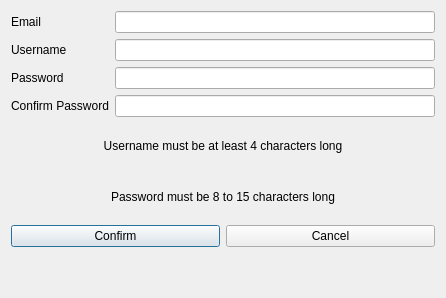
<?xml version="1.0" encoding="UTF-8"?>
<ui version="4.0">
 <class>createAccount</class>
 <widget class="QDialog" name="createAccount">
  <property name="geometry">
   <rect>
    <x>0</x>
    <y>0</y>
    <width>446</width>
    <height>298</height>
   </rect>
  </property>
  <property name="windowTitle">
   <string>Dialog</string>
  </property>
  <layout class="QVBoxLayout" name="verticalLayout_2">
   <item>
    <layout class="QVBoxLayout" name="verticalLayout">
     <item>
      <layout class="QFormLayout" name="formLayout">
       <property name="formAlignment">
        <set>Qt::AlignmentFlag::AlignLeading|Qt::AlignmentFlag::AlignLeft|Qt::AlignmentFlag::AlignVCenter</set>
       </property>
       <item row="0" column="0">
        <widget class="QLabel" name="label">
         <property name="text">
          <string>Email</string>
         </property>
        </widget>
       </item>
       <item row="1" column="0">
        <widget class="QLabel" name="label_2">
         <property name="text">
          <string>Username</string>
         </property>
        </widget>
       </item>
       <item row="0" column="1">
        <widget class="QLineEdit" name="lineEdit_accountNewEmail"/>
       </item>
       <item row="1" column="1">
        <widget class="QLineEdit" name="lineEdit_accountNewUsername"/>
       </item>
       <item row="2" column="0">
        <widget class="QLabel" name="label_3">
         <property name="text">
          <string>Password</string>
         </property>
        </widget>
       </item>
       <item row="3" column="0">
        <widget class="QLabel" name="label_4">
         <property name="text">
          <string>Confirm Password</string>
         </property>
        </widget>
       </item>
       <item row="2" column="1">
        <widget class="QLineEdit" name="lineEdit_accountNewPassword"/>
       </item>
       <item row="3" column="1">
        <widget class="QLineEdit" name="lineEdit_accountNewPasswordConfirm"/>
       </item>
      </layout>
     </item>
     <item>
      <widget class="QLabel" name="label_6">
       <property name="text">
        <string>Username must be at least 4 characters long</string>
       </property>
       <property name="alignment">
        <set>Qt::AlignmentFlag::AlignCenter</set>
       </property>
      </widget>
     </item>
     <item>
      <widget class="QLabel" name="label_5">
       <property name="sizePolicy">
        <sizepolicy hsizetype="Preferred" vsizetype="Preferred">
         <horstretch>0</horstretch>
         <verstretch>0</verstretch>
        </sizepolicy>
       </property>
       <property name="text">
        <string>Password must be 8 to 15 characters long</string>
       </property>
       <property name="alignment">
        <set>Qt::AlignmentFlag::AlignCenter</set>
       </property>
      </widget>
     </item>
     <item>
      <layout class="QHBoxLayout" name="horizontalLayout">
       <item>
        <widget class="QPushButton" name="pushButton_createConfirm">
         <property name="text">
          <string>Confirm</string>
         </property>
        </widget>
       </item>
       <item>
        <widget class="QPushButton" name="pushButton_createCancel">
         <property name="text">
          <string>Cancel</string>
         </property>
        </widget>
       </item>
      </layout>
     </item>
     <item>
      <spacer name="verticalSpacer">
       <property name="orientation">
        <enum>Qt::Orientation::Vertical</enum>
       </property>
       <property name="sizeType">
        <enum>QSizePolicy::Policy::Maximum</enum>
       </property>
       <property name="sizeHint" stdset="0">
        <size>
         <width>20</width>
         <height>40</height>
        </size>
       </property>
      </spacer>
     </item>
    </layout>
   </item>
  </layout>
 </widget>
 <resources/>
 <connections/>
</ui>
